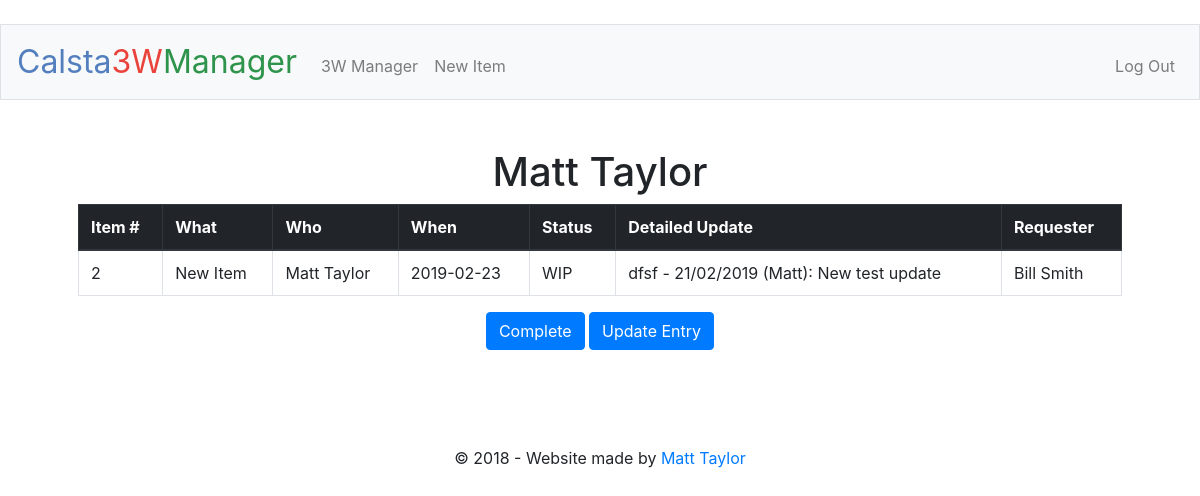
/item/2 (signed in), run on the app's committed database.
### scripts/login.py (models this page shows, shortened)
class UserModel(db.Model):
    __tablename__ = 'users'
    id = db.Column(db.Integer, primary_key=True)
    username = db.Column(db.String(80))
    name = db.Column(db.String(80))
    password = db.Column(db.String(80))
    supervisor = db.Column(db.String(80))
    def __repr__(self):
        return self.name
    @classmethod
    def find_by_id(cls, _id):
        return cls.query.filter_by(id=_id).first()

### scripts/item.py (models this page shows, shortened)
class ItemModel(db.Model):
    __tablename__ = 'manager'
    id = db.Column(db.Integer, primary_key=True)
    what = db.Column(db.String(180))
    when = db.Column(db.String())
    requester = db.Column(db.String(180))
    detail = db.Column(db.String(5000))
    who_id = db.Column(db.Integer, db.ForeignKey('users.id'), nullable=False)
    complete = db.Column(db.Boolean())
    def manage(self):
        return {
                'id': self.id,
                'what': self.what,
                'when': self.when,
                'who': UserModel.find_by_id(self.who_id),
                'stat': self.check_status(),
                'detail': self.detail,
                'requester': UserModel.find_by_id(self.requester),
                'complete': self.complete
                }
    @classmethod
    def listItem(cls,item):
        return cls.query.filter_by(id=item).all()
    def check_status(self):
        if datetime.strptime(self.when,'%Y-%m-%d') < datetime.now():
            return "Overdue"
        return "WIP"

### app.py (the view)
@app.route("/item/<int:item>")
@login_required
def item(item):
    user = UserModel.find_by_id(session["user_id"])
    items = ItemModel.listItem(item)
    item_list = [item.manage() for item in items]
    return render_template("/item.html", who=user, items=item_list)

### app.py (called while the page is built)
@app.after_request
def after_request(response):
    response.headers["Cache-Control"] = "no-cache, no-store, must-revalidate"
    response.headers["Expires"] = 0
    response.headers["Pragma"] = "no-cache"
    return response

### scripts/login.py (called while the page is built)
def login_required(f):
    @wraps(f)
    def decorated_function(*args, **kwargs):
        if session.get("user_id") is None:
            return redirect("/login")
        return f(*args, **kwargs)
    return decorated_function

### templates/item.html (shortened to what this page needs)
{% extends "layout.html" %}
{% block main %}
<h1>{{ who }}</h1>
    <table class="table table-bordered">
        <thead class="thead-dark">
        <th scope="col">Item #</th>
        <th scope="col">What</th>
        <th scope="col">Who</th>
        <th scope="col">When</th>
        <th scope="col">Status</th>
        <th scope="col">Detailed Update</th>
        <th scope="col">Requester</th>
        </thead>
    {% for item in items %}
    <tr>
      <td>{{ item['id'] }}</td>
      <td>{{ item['what'] }}</td>
      <td>{{ item['who'] }}</td>
      <td>{{ item['when'] }}</td>
      <td>{{ item['stat'] }}</td>
      <td>{{ item['detail'] }}</td>
      <td>{{ item['requester'] }}</td>
    </tr>
    </table>
    <a href="/complete/{{item['id']}}" value="compare" type="submit" class="btn btn-primary">Complete</a>
    <button type="button" class="btn btn-primary" data-toggle="modal" data-target="#UpdateModal">
            Update Entry
          </button>
          {% endfor %}
{% endblock %}

### data on the page
UserModel: name "Matt Taylor"
ItemModel: id "2", what "New Item", who "Matt Taylor", when "2019-02-23", stat "WIP", detail "dfsf - 21/02/2019 (Matt): New test update", requester "Bill Smith"
